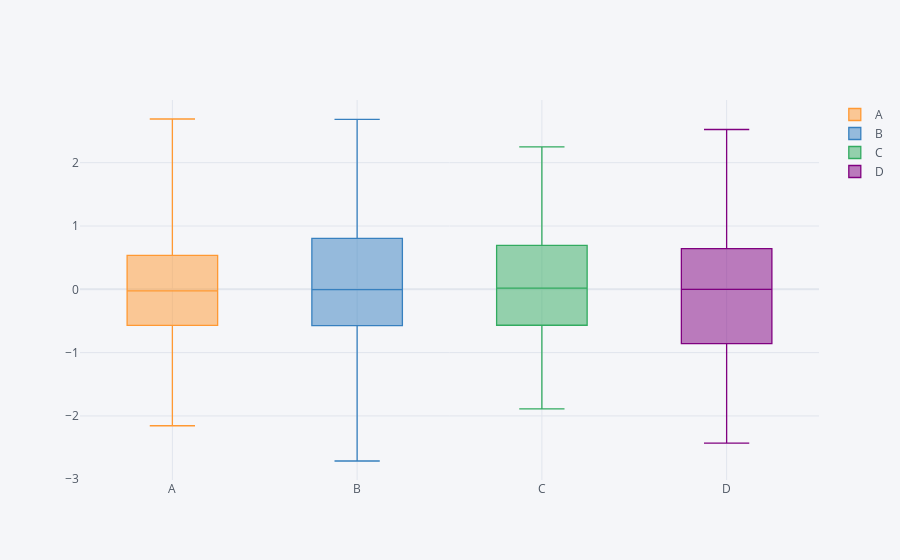

Notebook source saved alongside this figure:
### Markdown cell above
## Box Plots

### Code cell
df.iplot(kind='box')
